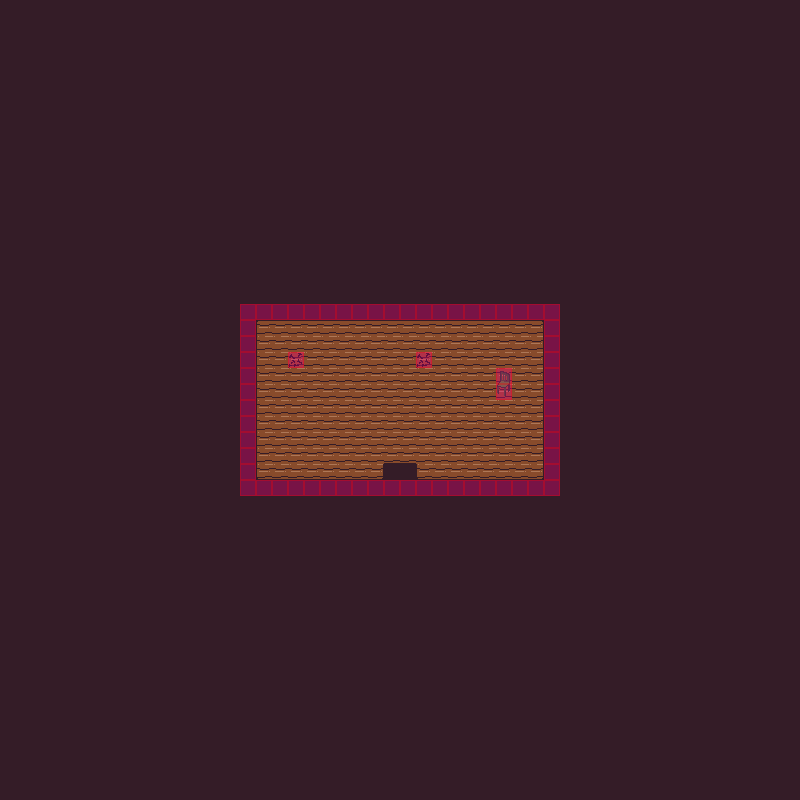

The image is a tile-based game level rendered from a .tmx file. Its description and source (layers, tilesets, objects; grid data summarised) follow:
An orthogonal 50x50 tile map with 16x16 px tiles, 4 tile layers (Tile Layer 1, Tile Layer 2, Tile Layer 3, Tile Layer 4), 2 tilesets.

<map version="1.10" tiledversion="1.11.2" orientation="orthogonal" renderorder="right-down" width="50" height="50" tilewidth="16" tileheight="16" infinite="0" nextlayerid="5" nextobjectid="1">
 <tileset firstgid="1" name="inside" tilewidth="16" tileheight="16" tilecount="16" columns="4">
  <image source="tilesets/inside.png" width="64" height="64" />
 </tileset>
 <tileset firstgid="17" name="Collider" tilewidth="16" tileheight="16" tilecount="1" columns="1">
  <image source="tilesets/Collider.png" width="16" height="16" />
  <tile id="0">
   <properties>
    <property name="collides" value="true" />
   </properties>
  </tile>
 </tileset>
 <layer id="1" name="Tile Layer 1" width="50" height="50">
  <data>[2500 cells, 2500 non-empty, 1 distinct tile ids]</data>
 </layer>
 <layer id="2" name="Tile Layer 2" width="50" height="50">
  <data>[2500 cells, 178 non-empty, 9 distinct tile ids]</data>
 </layer>
 <layer id="3" name="Tile Layer 3" width="50" height="50">
  <data>[2500 cells, 4 non-empty, 3 distinct tile ids]</data>
 </layer>
 <layer id="4" name="Tile Layer 4" width="50" height="50">
  <data>[2500 cells, 64 non-empty, 1 distinct tile ids]</data>
 </layer>
</map>
